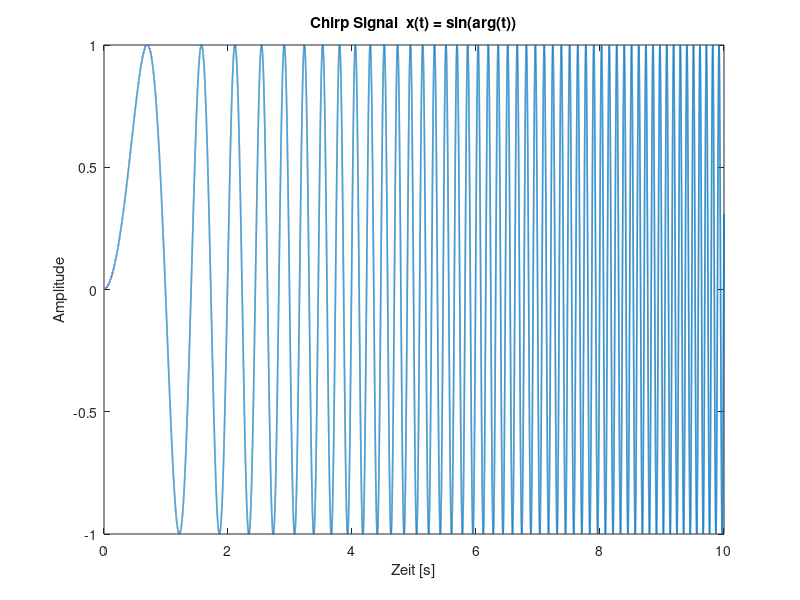
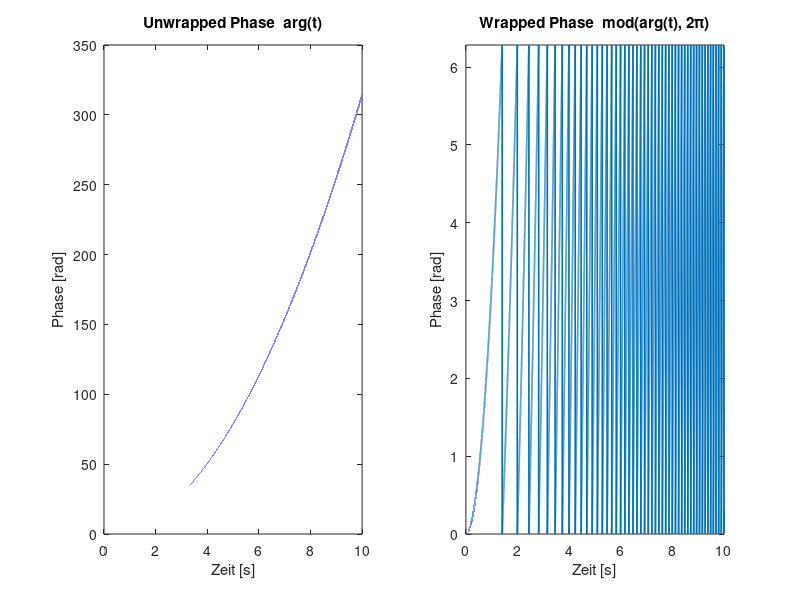
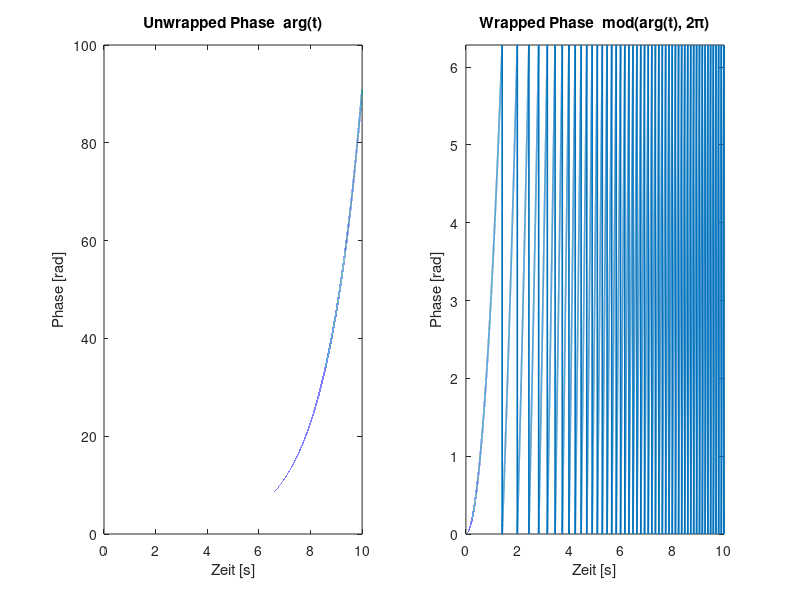

The MATLAB script that drew these images, in order:
%% Chirp-Signal und Phase arg(t)

clear; close all; clc;

% Zeitbasis
Fs = 20000;            % Abtastrate
T  = 10;               % Dauer
t  = 0:1/Fs:T;

% Instantaneous frequency f(t) (linear chirp 50 Hz → 300 Hz)
f0 = 0.01;
f1 = 10;
f  = f0 + (f1 - f0) * t / T;

% Phase argument arg(t) = 2*pi * integral(f(t)*dt)
arg = 2*pi * cumtrapz(t, f);

% Exponentieller Frequenzverlauf f(t)
f_exp = f0 * (f1/f0).^(t/T);

% Phase arg(t) = 2*pi * integral f(t)
arg_exp = 2*pi * cumtrapz(t, f_exp);

% Wrapped phase modulo 2*pi
arg_wrapped = mod(arg, 2*pi);
arg_exp_wrapped = mod(arg_exp, 2*pi);

% Chirp-Signal x(t)
x = sin(arg);

%% Plotten
figure(1);
plot(t, x, 'LineWidth', 1.2);
title('Chirp Signal  x(t) = sin(arg(t))');
xlabel('Zeit [s]'); ylabel('Amplitude');

figure(2)
subplot(1,2,1)
plot(t, arg, 'LineWidth', 1.2);
title('Unwrapped Phase  arg(t)');
xlabel('Zeit [s]'); ylabel('Phase [rad]');

subplot(1,2,2)
plot(t, arg_wrapped, 'LineWidth', 1.2);
title('Wrapped Phase  mod(arg(t), 2\pi)');
xlabel('Zeit [s]'); ylabel('Phase [rad]');
ylim([0 2*pi]);

figure(3)
subplot(1,2,1)
plot(t, arg_exp, 'LineWidth', 1.2);
title('Unwrapped Phase  arg(t)');
xlabel('Zeit [s]'); ylabel('Phase [rad]');

subplot(1,2,2)
plot(t, arg_wrapped, 'LineWidth', 1.2);
title('Wrapped Phase  mod(arg(t), 2\pi)');
xlabel('Zeit [s]'); ylabel('Phase [rad]');
ylim([0 2*pi]);
